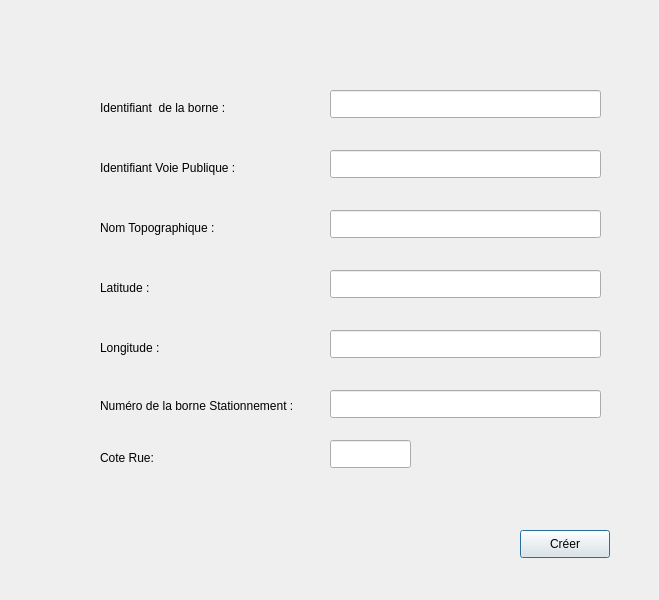
<?xml version="1.0" encoding="UTF-8"?>
<ui version="4.0">
 <class>AjoutBorneStationnement</class>
 <widget class="QDialog" name="AjoutBorneStationnement">
  <property name="geometry">
   <rect>
    <x>0</x>
    <y>0</y>
    <width>659</width>
    <height>600</height>
   </rect>
  </property>
  <property name="windowTitle">
   <string>AjoutBorneStationnement</string>
  </property>
  <widget class="QLabel" name="label">
   <property name="geometry">
    <rect>
     <x>100</x>
     <y>100</y>
     <width>151</width>
     <height>16</height>
    </rect>
   </property>
   <property name="text">
    <string>Identifiant  de la borne :</string>
   </property>
  </widget>
  <widget class="QLineEdit" name="IdVoiePublique">
   <property name="geometry">
    <rect>
     <x>330</x>
     <y>150</y>
     <width>271</width>
     <height>28</height>
    </rect>
   </property>
  </widget>
  <widget class="QLineEdit" name="Latitude">
   <property name="geometry">
    <rect>
     <x>330</x>
     <y>270</y>
     <width>271</width>
     <height>28</height>
    </rect>
   </property>
  </widget>
  <widget class="QLabel" name="label_4">
   <property name="geometry">
    <rect>
     <x>100</x>
     <y>280</y>
     <width>91</width>
     <height>16</height>
    </rect>
   </property>
   <property name="text">
    <string>Latitude :</string>
   </property>
  </widget>
  <widget class="QLineEdit" name="IdBorne">
   <property name="geometry">
    <rect>
     <x>330</x>
     <y>90</y>
     <width>271</width>
     <height>28</height>
    </rect>
   </property>
  </widget>
  <widget class="QLabel" name="label_2">
   <property name="geometry">
    <rect>
     <x>100</x>
     <y>160</y>
     <width>171</width>
     <height>16</height>
    </rect>
   </property>
   <property name="text">
    <string>Identifiant Voie Publique : </string>
   </property>
  </widget>
  <widget class="QLabel" name="label_3">
   <property name="geometry">
    <rect>
     <x>100</x>
     <y>220</y>
     <width>161</width>
     <height>16</height>
    </rect>
   </property>
   <property name="text">
    <string>Nom Topographique : </string>
   </property>
  </widget>
  <widget class="QLabel" name="label_5">
   <property name="geometry">
    <rect>
     <x>100</x>
     <y>340</y>
     <width>121</width>
     <height>16</height>
    </rect>
   </property>
   <property name="text">
    <string>Longitude :</string>
   </property>
  </widget>
  <widget class="QLineEdit" name="NomTopo">
   <property name="geometry">
    <rect>
     <x>330</x>
     <y>210</y>
     <width>271</width>
     <height>28</height>
    </rect>
   </property>
  </widget>
  <widget class="QLineEdit" name="Longitude">
   <property name="geometry">
    <rect>
     <x>330</x>
     <y>330</y>
     <width>271</width>
     <height>28</height>
    </rect>
   </property>
  </widget>
  <widget class="QLabel" name="label_6">
   <property name="geometry">
    <rect>
     <x>100</x>
     <y>380</y>
     <width>231</width>
     <height>51</height>
    </rect>
   </property>
   <property name="text">
    <string>Numéro de la borne Stationnement : </string>
   </property>
  </widget>
  <widget class="QLineEdit" name="NumStatio">
   <property name="geometry">
    <rect>
     <x>330</x>
     <y>390</y>
     <width>271</width>
     <height>28</height>
    </rect>
   </property>
  </widget>
  <widget class="QLabel" name="label_7">
   <property name="geometry">
    <rect>
     <x>100</x>
     <y>450</y>
     <width>81</width>
     <height>16</height>
    </rect>
   </property>
   <property name="text">
    <string>Cote Rue:</string>
   </property>
  </widget>
  <widget class="QLineEdit" name="CoteRue">
   <property name="geometry">
    <rect>
     <x>330</x>
     <y>440</y>
     <width>81</width>
     <height>28</height>
    </rect>
   </property>
  </widget>
  <widget class="QPushButton" name="Ok">
   <property name="geometry">
    <rect>
     <x>520</x>
     <y>530</y>
     <width>90</width>
     <height>28</height>
    </rect>
   </property>
   <property name="text">
    <string>Créer</string>
   </property>
  </widget>
 </widget>
 <resources/>
 <connections>
  <connection>
   <sender>Ok</sender>
   <signal>clicked()</signal>
   <receiver>AjoutBorneStationnement</receiver>
   <slot>valider()</slot>
   <hints>
    <hint type="sourcelabel">
     <x>564</x>
     <y>543</y>
    </hint>
    <hint type="destinationlabel">
     <x>329</x>
     <y>299</y>
    </hint>
   </hints>
  </connection>
 </connections>
 <slots>
  <slot>valider()</slot>
 </slots>
</ui>
